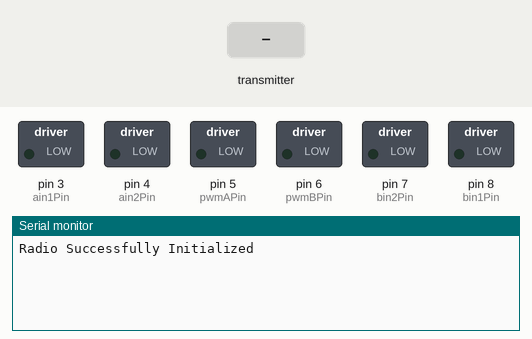
Simulated run of this sketch. Board: Arduino Uno, built with avr-gcc and run on an emulated ATmega328P. Parts: switched loads named in the sketch (green lamp = pin HIGH), the last lines printed to the serial monitor. The inputs (shaded band) are chosen by the test bench. No radio packets arrive unless stated.

Above: at 1.2 s.
1.3 s: the transmitter starts sending data = 0
At 2.0 s:
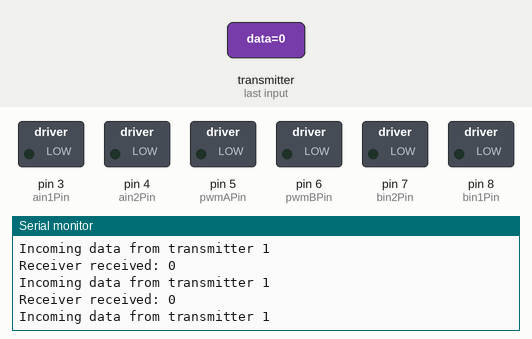
2.8 s: the transmitter starts sending data = 1023
At 3.6 s:
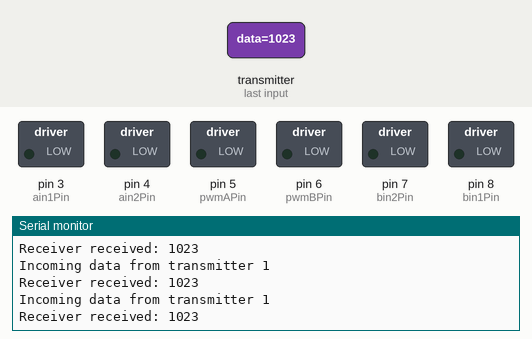
5.8 s: the transmitter starts sending data = 256
Timing chart, 0 to 8.8 s (numbered marks = the images above; inputs shaded):
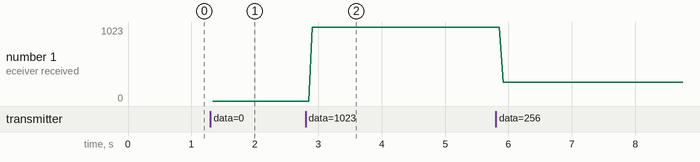

The sketch:

Receiver-DEMO.ino
```cpp
//RECEIVER CODE
#include <SPI.h>
#include <nRF24L01.h>
#include <RF24.h>
const int CEPIN = 9;
const int CSNPIN = 10;
RF24 radio(CEPIN, CSNPIN);  // CE, CSN

//radio pin setup


//address the radio will operate on
const byte address[6] = "00001";

// motor controller pins
const int ain1Pin = 3;
const int ain2Pin = 4;
const int pwmAPin = 5;

const int bin1Pin = 8;
const int bin2Pin = 7;
const int pwmBPin = 6;


void setup() {

  //init motors
  pinMode(ain1Pin, OUTPUT);
  pinMode(ain2Pin, OUTPUT);
  pinMode(bin1Pin, OUTPUT);
  pinMode(bin2Pin, OUTPUT);
  Serial.begin(9600);

  // radio setup
  if (!radio.begin()) {
    Serial.println("Radio Initialization Failed");
    while (1)
      ;
  } else {
    Serial.println("Radio Successfully Initialized");
  }
  radio.openReadingPipe(0, address);  // Destination address
  radio.setPALevel(RF24_PA_MIN);      // Min or max
  radio.startListening();             // sets  module as receiver
}
void loop() {
  uint8_t pipeNum;
  if (radio.available(&pipeNum))  //Looking for the data.
  {
    int data;

    Serial.print("Incoming data from transmitter ");
    Serial.println(pipeNum);
    radio.read(&data, sizeof(data));  //Reading the data
    Serial.print("Receiver received: ");
    Serial.println(data);

    //see transmitter code for info about the data.
    if (data == 1) { //turn right
      analogWrite(pwmAPin, 100);
      digitalWrite(ain1Pin, LOW);
      digitalWrite(ain2Pin, HIGH);
      analogWrite(pwmBPin, 100);
      digitalWrite(bin1Pin, LOW);
      digitalWrite(bin2Pin, HIGH);
    } else {
        stop();
      }
  } else {
    stop();
  }
  delay(5);
}

void stop() { //stops motors
  digitalWrite(ain1Pin, LOW);
  digitalWrite(ain2Pin, LOW);
  digitalWrite(bin1Pin, LOW);
  digitalWrite(bin2Pin, LOW);
  analogWrite(pwmAPin, 0);
  analogWrite(pwmBPin, 0);
}
```

Measured:
- after the input at 1.3 s, the serial monitor: prints a new line at once (image 1)
- after the input at 2.8 s, the serial monitor: prints a new line after 0.11 s (image 2)
- plotted number 1: 0 → 1023 after the input at 2.8 s, 1023 → 256 after the input at 5.8 s
